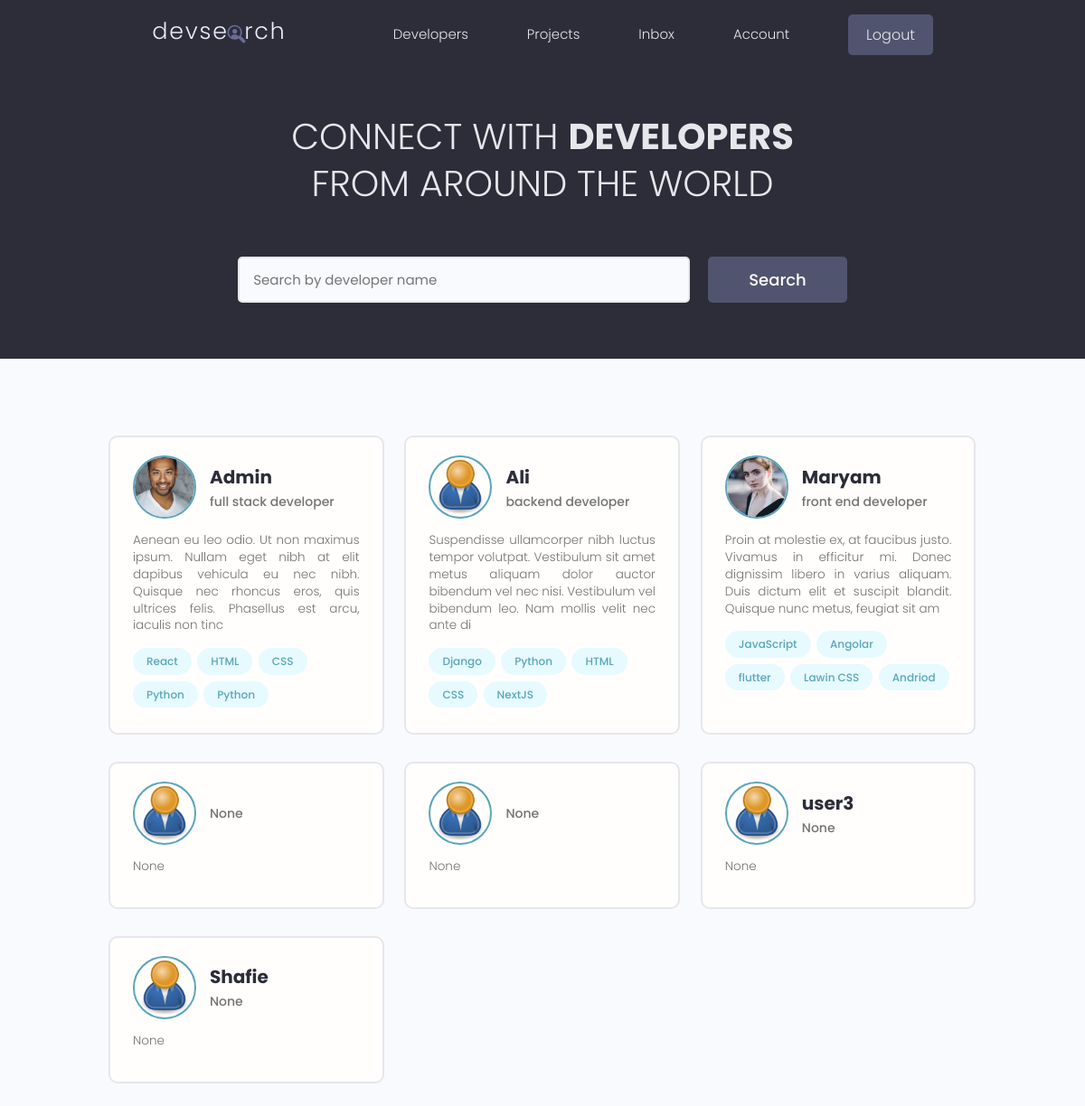
The app's page / (signed in) with its own data.
### users/models.py (models this page shows, shortened)
class Profile(models.Model):
    user = models.OneToOneField(User, on_delete=models.CASCADE, null=True,blank=True)
    name  = models.CharField(max_length=200, blank=True, null=True)
    email = models.EmailField(max_length=500, null=True, blank=True)
    username = models.CharField(max_length=200, blank=True , null=True)
    location = models.CharField(max_length=200, blank=True , null=True)
    short_info = models.CharField(max_length=250, null=True, blank=True)
    bio = models.TextField(blank=True, null=True)
    profile_image = models.ImageField(null=True, blank=True, upload_to='profiles/', default='profiles/user-default.png')
    social_github = models.CharField(max_length=300, blank=True, null=True)
    social_twitter = models.CharField(max_length=300, blank=True, null=True)
    social_linkedin = models.CharField(max_length=300, blank=True, null=True)
    social_youtube = models.CharField(max_length=300, blank=True, null=True)
    social_website = models.CharField(max_length=300, blank=True, null=True)
    created_at = models.DateTimeField(auto_now_add=True)
    id = models.UUIDField(default=uuid.uuid4, unique=True, primary_key=True,editable=False)

class Skill(models.Model):
    owner = models.ForeignKey(Profile, on_delete=models.CASCADE , null= True, blank=True)
    name = models.CharField(max_length=250, null=True, blank=True)
    description = models.TextField(null=True, blank=True)
    created_at = models.DateTimeField(auto_now_add=True)
    id = models.UUIDField(default=uuid.uuid4, unique=True, primary_key=True,editable=False)
    def __str__(self) -> str:
        return self.name

### users/views.py (the view)
def profiles_view(request):
    profiles = Profile.objects.all()
    context ={'profiles': profiles}
    return render(request, 'users/profiles.html', context )

### users/templates/users/profiles.html (shortened to what this page needs)
{% extends 'main.html' %}
{% block content %}
  <main class="home">
    <section class="hero-section text-center">
      <div class="container container--narrow">
        <div class="hero-section__box">
          <h2>CONNECT WITH <span>DEVELOPERS</span></h2>
          <h2>FROM AROUND THE WORLD</h2>
        </div>
        <div class="hero-section__search">
          <form class="form" action="#" method="get">
            <div class="form__field">
              <input class="input input--text" id="formInput#search" type="text" name="text"
                placeholder="Search by developer name" />
            </div>
            <input class="btn btn--sub btn--lg" type="submit" value="Search" />
          </form>
        </div>
      </div>
    </section>
    <section class="devlist">
      <div class="container">
        <div class="grid grid--three">
            {% for profile in profiles %}
          <div class="column card">
            <div class="dev">
              <a href="{% url 'user-profile' profile.pk %}" class="card__body">
                <div class="dev__profile">
                  <img class="avatar avatar--md" src="{{ profile.profile_image.url }}" alt="image" />
                  <div class="dev__meta">
                    <h3> {{profile.name}}</h3>
                    <h5>{{profile.short_info|slice:"50"}}</h5>
                  </div>
                </div>
                <p class="dev__info">{{profile.bio|slice:"180"}} </p>
                <div class="dev__skills">
                  {% for skill in profile.skill_set.all|slice:"5" %}
                  <span class="tag tag--pill tag--main">
                    <small>{{skill}}</small>
                  </span>
                  {% endfor %}
                </div>
              </a>
            </div>
          </div>
            {% endfor %}
        </div>
      </div>
    </section>
  </main>
{% endblock content %}

### static/styles/app.css (style rules this page uses)
:root { --color-sub: #2d2d39; }
.btn--sub { background-color: var(--color-sub-light); }
.card { border: 2px solid var(--color-light); }
img { width: 100%; }
.hero-section { height: 40vh; display: flex; align-items: center; background-color: var(--color-sub); }
.hero-section__box { margin-bottom: 4rem; }
.hero-section__box > h2, .hero-section__box > h2 > span { font-size: 4rem; color: var(--color-light); line-height: 1.3; text-transform: uppercase; }
.hero-section__box > h2 { font-weight: 300; }
.hero-section__box > h2 > span { font-weight: 700; }
.hero-section__search > .form { display: flex; align-items: center; justify-content: center; gap: 2rem; }
.hero-section__search > .form input.input--text { width: 50rem; }
.devlist { margin-top: 8rem; }
.devlist .grid { align-items: stretch; }
.devlist .dev .dev__profile { display: flex; align-items: center; gap: 1.5rem; }
.devlist .dev .dev__meta h3 { color: var(--color-sub); font-size: 2rem; font-weight: 700; }
.devlist .dev .dev__meta h5 { color: var(--color-text); font-size: 1.4rem; font-weight: 500; }
.devlist .dev .dev__info { margin: 1.5rem 0; font-size: 1.35rem; line-height: 1.4; text-align: justify; }

### static/uikit/styles/modules/_variables.css (style rules this page uses)
:root { --color-main: #5aa5b9; --color-main-light: #e6faff; --color-sub: #3f4156; --color-sub-light: #51546e; --color-sub-lighter: #ededfd; --color-text: #737373; --color-gray: #8b8b8b; --color-light: #e5e7eb; --color-light-gray: #767676; --color-bg: #f8fafd; --color-white: #fffefd; --color-white-light: #f3f3f3; --color-success: #359e64; --color-success-bg: #def8e8; --color-error: #fc4b0b; --color-error-bg: #fff2ee; --font-base: 'Poppins', arial, helvetica, 'Segoe UI', roboto, ubuntu, sans-serif; --font-monospace: 'Fira Code', 'Courier New', courier, monospace; --font-regular: 300; --font-medium: 500; --font-bold: 700; --generic-shadow: 1px 1px 5px #00000010; --generic-transition: all 0.3s ease-in-out; }

### static/uikit/styles/modules/_base.css (style rules this page uses)
* { margin: 0; padding: 0; box-sizing: border-box; text-rendering: optimizeLegibility; color: inherit; font-size: inherit; }
html { font-size: 50%; }
@media only screen and (min-width: 480px) { html { font-size: 56.25%; } }
@media only screen and (min-width: 1200px) { html { font-size: 62.5%; } }
body { line-height: 1.6; font-weight: 400; font-size: 1.5rem; color: var(--color-text); background-color: var(--color-bg); min-height: 100vh; }

### static/uikit/styles/modules/_typography.css (style rules this page uses)
* { font-family: var(--font-base); }
h2 { font-size: 3.6rem; font-weight: var(--font-bold); }
h3 { font-size: 3.2rem; font-weight: var(--font-medium); }
h5 { font-size: 2.4rem; font-weight: var(--font-medium); }
h5, h6 { font-weight: var(--font-regular); }
p, span, strong { font-size: 1.6rem; color: var(--color-text); font-weight: var(--font-regular); }
a { padding-bottom: 2px; text-decoration: none; display: inline-block; color: var(--color-main); font-weight: var(--font-medium); }

### static/uikit/styles/modules/_utilities.css (style rules this page uses)
.container { width: 92%; max-width: 165rem; margin: 0 auto; box-sizing: border-box; }
.container--narrow { width: 92%; max-width: 120rem; }
@media screen and (min-width: 1000px) { .container { width: 90%; } }
@media screen and (min-width: 1000px) { .container--narrow { width: 85%; } }
@media screen and (min-width: 1200px) { .container { width: 80%; } }
@media screen and (min-width: 1200px) { .container--narrow { width: 72%; } }
.text-center { text-align: center; }

### static/uikit/styles/modules/_avatar.css (style rules this page uses)
.avatar { border-radius: 50%; border: 2px solid var(--color-main); object-fit: cover; }
.avatar--md { height: 7rem; width: 7rem; }

### static/uikit/styles/modules/_button.css (style rules this page uses)
.btn { display: inline-block; position: relative; cursor: pointer; background-color: var(--color-light); font-weight: var(--font-medium); color: var(--color-sub); text-decoration: none; padding: 1rem 2rem; border-radius: 0.5rem; border: none; width: -webkit-fit-content; width: -moz-fit-content; width: fit-content; height: -webkit-fit-content; height: -moz-fit-content; height: fit-content; font-size: 1.6rem; outline-width: 0; outline-color: transparent; -webkit-backface-visibility: hidden; backface-visibility: hidden; transition: all 0.3s ease-in-out; }
.btn--sub { background-color: var(--color-sub); color: var(--color-white); }
.btn--lg { font-size: 1.8rem; padding: 1.2rem 4.5rem; }

### static/uikit/styles/modules/_card.css (style rules this page uses)
.card { border-radius: 1rem; background-color: var(--color-white); border: 1.5px solid var(--color-light); width: auto; height: auto; margin-top: 0.5rem; margin-bottom: 0.5rem; overflow: hidden; }
.card__body, .card__header { padding: 2rem 2.5rem; }

### records on screen
Profile: profile_image (picture), name "Admin", short_info "full stack developer", bio "Aenean eu leo odio. Ut non maximus ipsum. Nullam eget nibh at elit dapibus vehicula eu nec nibh. Quisque nec rhoncus eros, quis ultrices felis. Phasellus est arcu, iaculis non tinc"
Skill: name "React"
Skill: name "HTML"
Skill: name "CSS"
Skill: name "Python"
Skill: name "Python"
Profile: profile_image (placeholder picture), name "Ali", short_info "backend developer", bio "Suspendisse ullamcorper nibh luctus tempor volutpat. Vestibulum sit amet metus aliquam dolor auctor bibendum vel nec nisi. Vestibulum vel bibendum leo. Nam mollis velit nec ante di"
Skill: name "Django"
Skill: name "Python"
Skill: name "HTML"
Skill: name "CSS"
Skill: name "NextJS"
Profile: profile_image (picture), name "Maryam", short_info "front end developer", bio "Proin at molestie ex, at faucibus justo. Vivamus in efficitur mi. Donec dignissim libero in varius aliquam. Duis dictum elit et suscipit blandit. Quisque nunc metus, feugiat sit am"
Skill: name "JavaScript"
Skill: name "Angolar"
Skill: name "flutter"
Skill: name "Lawin CSS"
Skill: name "Andriod"
Profile: profile_image (placeholder picture), short_info "None", bio "None"
Profile: profile_image (placeholder picture), short_info "None", bio "None"
Profile: profile_image (placeholder picture), name "user3", short_info "None", bio "None"
Profile: profile_image (placeholder picture), name "Shafie", short_info "None", bio "None"
